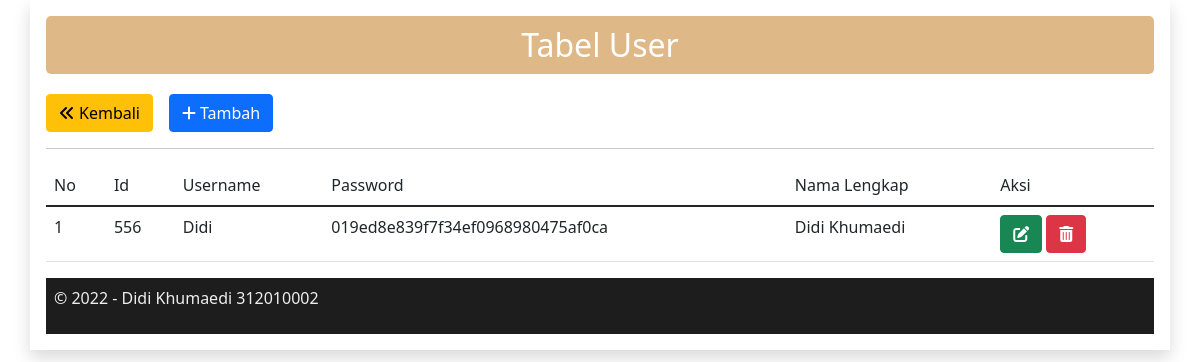
The page /user/user.php (signed in) on the database its author committed.
### tables this page shows
CREATE TABLE `user` (
  `id` int(5) NOT NULL,
  `username` varchar(20) DEFAULT NULL,
  `password` varchar(32) DEFAULT NULL,
  `nama_lengkap` varchar(40) DEFAULT NULL
);

### user/user.php (the view, shortened to what this page needs)
<!DOCTYPE html>
<html lang="en">
<head>
	<link rel="stylesheet" href="../css/bootstrap.min.css" />
	<link rel="stylesheet" href="../fontawesome/fontawesome/css/all.css" />
</head>
<body>
<div class="container shadow p-3">
	<header>
	<h2 align="center" class="hero text-white">Tabel User</h2>
	</header>
	<div class="btn-toolbar mb-2 mb-md-10">
		<a class="btn btn-warning me-3" href="../data.php" role="button"><i class="fa-solid fa-angles-left me-1"></i>Kembali</a>
		<a class="btn btn-primary" href="user_tambah.php" role="button"><i class="fa-solid fa-plus me-1"></i>Tambah</a>
	</div>
	<hr>
	<div class="table-responsive">
		<table class="table">
			<thead>
				<tr class="bold">
					<td>No</td>
					<td>Id</td>
					<td>Username</td>
					<td>Password</td>
					<td>Nama Lengkap</td>
					<td>Aksi</td>
				</tr>
			</thead>
			<?php
			require "../koneksi.php";
			$no = 1;
			$query = mysqli_query($con, 'SELECT * FROM user');
			while ($data = mysqli_fetch_array($query)) {
			?>
				<tr>
					<td><?php echo $no++ ?></td>
					<td><?php echo $data['id'] ?></td>
					<td><?php echo $data['username'] ?></td>
					<td><?php echo $data['password'] ?></td>
					<td><?php echo $data['nama_lengkap'] ?></td>
					<td>
						<a class="btn btn-success" href="user_ubah.php?id=<?= $data['id'];?>" role="button"><i class="fa-solid fa-pen-to-square"></i></a>
						<a class="btn btn-danger" href="user_hapus.php?id=<?= $data['id'];?>" role="button"><i class="fa-solid fa-trash-can"></i></a>
					</td>
				</tr>
			<?php } ?>
		</table>
	</div>
	<?php require "../footer.php";?>
</div>
</body>
</html>

### user/user.php (style rules this page uses)
.hero { background-color: #DEB887; border-radius: 5px; padding: 10px 23px; margin-bottom: 20px; }

### rows shown on the page
user: id "556", username "Didi", password "019ed8e839f7f34ef0968980475af0ca", nama_lengkap "Didi Khumaedi"
